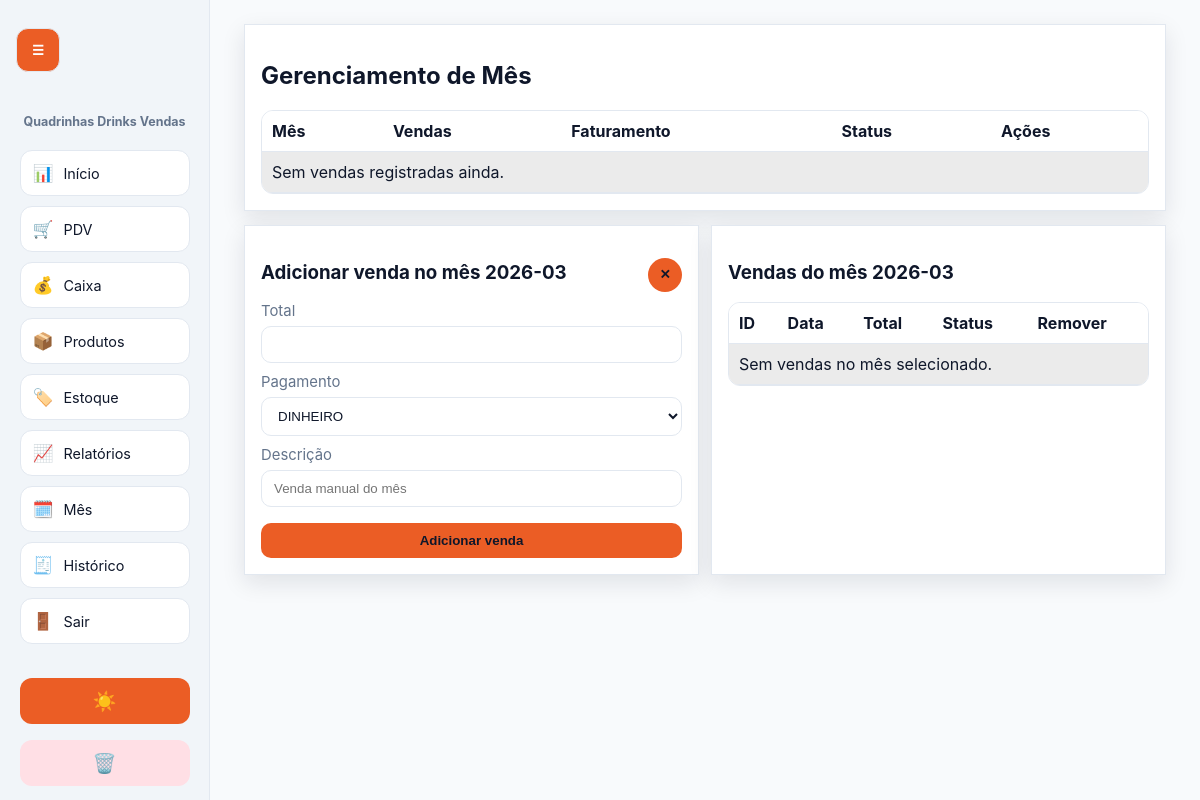
The page /monthly?month=2026-03&show=1 (signed in) on the database as committed earlier.
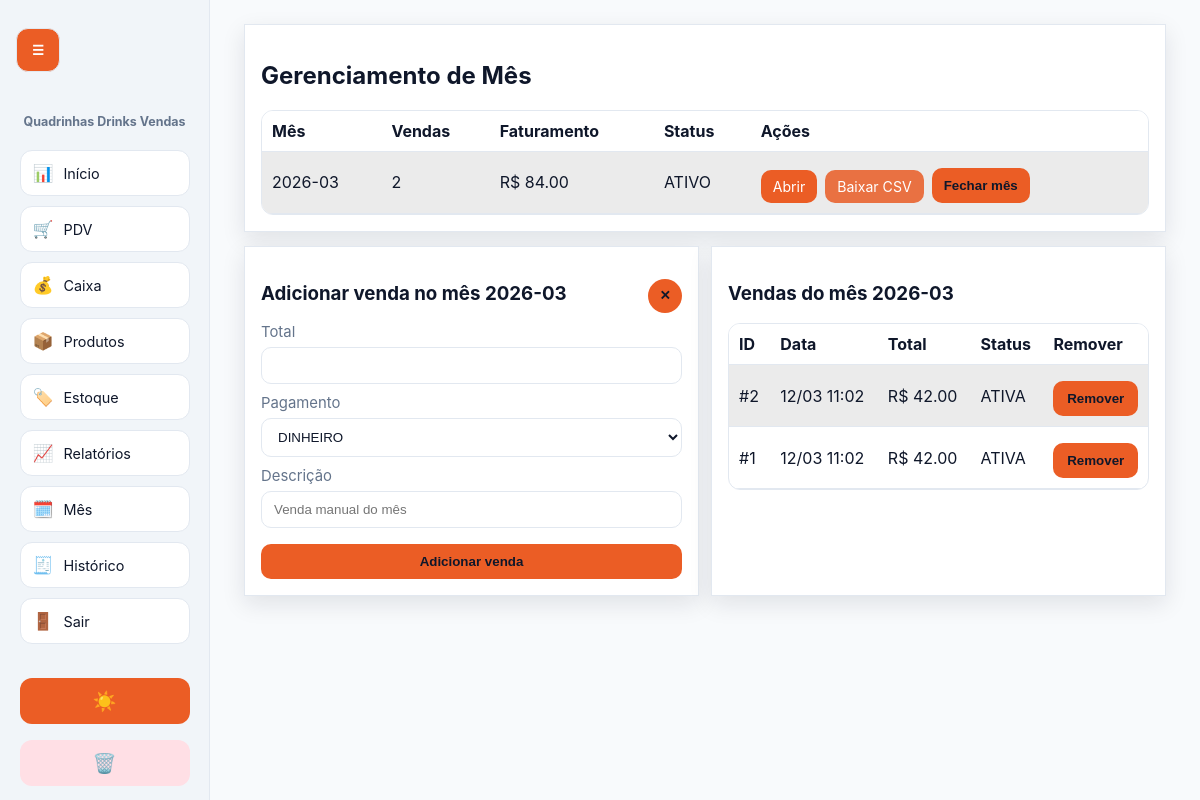
The same page on the database as committed later.
### tables this page shows
CREATE TABLE monthly_closures (
            month_key TEXT PRIMARY KEY,
            status TEXT NOT NULL DEFAULT 'ATIVO',
            closed_at TEXT,
            created_at TEXT NOT NULL
        );

CREATE TABLE sales (
            id INTEGER PRIMARY KEY AUTOINCREMENT,
            created_at TEXT NOT NULL,
            subtotal REAL NOT NULL,
            discount REAL NOT NULL,
            total REAL NOT NULL,
            payment_method TEXT NOT NULL,
            status TEXT NOT NULL DEFAULT 'ACTIVE',
            cancellation_reason TEXT,
            cash_session_id INTEGER,
            FOREIGN KEY(cash_session_id) REFERENCES cash_sessions(id)
        );

### app.py (the view)
@app.route("/monthly")
def monthly_management():
    redirect_resp = require_login()
    if redirect_resp:
        return redirect_resp
    db = get_db()
    months = db.execute(
        """
        SELECT substr(created_at, 1, 7) AS month_key, COUNT(*) AS total_vendas, COALESCE(SUM(total),0) AS faturamento
        FROM sales
        GROUP BY substr(created_at, 1, 7)
        ORDER BY month_key DESC
        """
    ).fetchall()
    month_status = {
        row["month_key"]: row
        for row in db.execute("SELECT * FROM monthly_closures").fetchall()
    }
    selected_month = request.args.get("month", "")
    show_month_details = request.args.get("show") == "1"
    month_sales = []
    if selected_month and show_month_details:
        month_sales = db.execute(
            "SELECT * FROM sales WHERE substr(created_at,1,7)=? ORDER BY id DESC",
            (selected_month,),
        ).fetchall()
    return render_template(
        "monthly.html",
        months=months,
        month_status=month_status,
        selected_month=selected_month,
        show_month_details=show_month_details,
        month_sales=month_sales,
        payment_methods=PAYMENT_METHODS,
    )

### app.py (called while the page is built)
def get_db() -> sqlite3.Connection:
    if "db" not in g:
        conn = sqlite3.connect(DB_PATH)
        conn.row_factory = sqlite3.Row
        conn.execute("PRAGMA foreign_keys = ON")
        g.db = conn
    return g.db

def require_login():
    if "user_id" not in session:
        flash("Faça login para acessar o sistema.", "warning")
        return redirect(url_for("login"))
    return None

def fmt_dt(value: str | None) -> str:
    if not value:
        return "-"
    try:
        dt = datetime.fromisoformat(value)
        return dt.strftime("%d/%m %H:%M")
    except ValueError:
        return value

def label_status(value: str | None) -> str:
    if not value:
        return "-"
    return STATUS_LABELS.get(value, value)

@app.context_processor
def inject_branding() -> dict[str, str]:
    return {
        "logo_path": app.config["LOGO_PATH"],
        "favicon_path": app.config["FAVICON_PATH"],
        "asset_version": int(datetime.now().timestamp()) // 3600,
    }

### templates/monthly.html (shortened to what this page needs)
{% extends 'base.html' %}
{% block content %}
<section class="card">
  <h2>Gerenciamento de Mês</h2>
  <table>
    <tr><th>Mês</th><th>Vendas</th><th>Faturamento</th><th>Status</th><th>Ações</th></tr>
    {% for m in months %}
    {% set status = month_status.get(m['month_key'])['status'] if month_status.get(m['month_key']) else 'ATIVO' %}
    <tr>
      <td>{{ m['month_key'] }}</td>
      <td>{{ m['total_vendas'] }}</td>
      <td>R$ {{ '%.2f'|format(m['faturamento']) }}</td>
      <td>{{ status }}</td>
      <td class="inline">
        <a class="action-link action-open" href="{{ url_for('monthly_management', month=m['month_key'], show=1) }}">Abrir</a>
        <a class="action-link action-export" href="{{ url_for('monthly_export', month_key=m['month_key']) }}">Baixar CSV</a>
        <form method="post" action="{{ url_for('monthly_change_status', month_key=m['month_key']) }}" class="inline">
          <button type="submit">{{ 'Reabrir' if status == 'FECHADO' else 'Fechar mês' }}</button>
        </form>
      </td>
    </tr>
    {% else %}
    <tr><td colspan="5">Sem vendas registradas ainda.</td></tr>
    {% endfor %}
  </table>
</section>
{% if selected_month and show_month_details %}
<section class="grid two" id="month-detail-area">
  <article class="card" id="month-add-card">
    <div class="card-head-inline">
      <h3>Adicionar venda no mês {{ selected_month }}</h3>
      <button class="close-card-btn" type="button" onclick="document.getElementById('month-detail-area').style.display='none';window.history.replaceState({},'', '{{ url_for('monthly_management') }}');">✕</button>
    </div>
    <form method="post" action="{{ url_for('monthly_add_sale') }}">
      <label>Total<input type="number" step="0.01" name="total" required></label>
      <label>Pagamento
        <select name="payment_method">{% for pm in payment_methods %}<option value="{{ pm }}">{{ pm }}</option>{% endfor %}</select>
      </label>
      <label>Descrição<input name="note" placeholder="Venda manual do mês"></label>
      <button type="submit">Adicionar venda</button>
    </form>
  </article>
  <article class="card">
    <h3>Vendas do mês {{ selected_month }}</h3>
    <table>
      <tr><th>ID</th><th>Data</th><th>Total</th><th>Status</th><th>Remover</th></tr>
      {% for s in month_sales %}
      <tr>
        <td>#{{ s['id'] }}</td>
        <td>{{ s['created_at']|fmt_dt }}</td>
        <td>R$ {{ '%.2f'|format(s['total']) }}</td>
        <td>{{ s['status']|label_status }}</td>
        <td>
          <form method="post" action="{{ url_for('monthly_delete_sale', sale_id=s['id']) }}" onsubmit="return confirm('Remover esta venda do mês?');">
            <button type="submit">Remover</button>
          </form>
        </td>
      </tr>
      {% else %}
      <tr><td colspan="5">Sem vendas no mês selecionado.</td></tr>
      {% endfor %}
    </table>
  </article>
</section>
{% endif %}
{% endblock %}

Rows that differ between the two databases and show on the page:
now on this page (row unchanged): monthly_closures: months "ATIVO", status "Fechar mês"
added sales: id "2", created_at|fmt_dt "12/03 11:02", total "42.00", status|label_status "ATIVA"
added sales: id "1", created_at|fmt_dt "12/03 11:02", total "42.00", status|label_status "ATIVA"
Other text that changed with them:
new list line: "2026-03 2 R$ 84.00 Abrir Baixar CSV"
text no longer shown: "Sem vendas registradas ainda. Sem vendas no mês selecionado."
